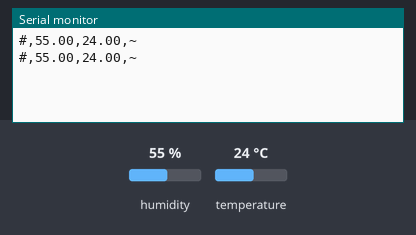
Recording of a sketch running on a simulated Arduino Uno, built with avr-gcc and run on an emulated ATmega328P. On the bench: the last lines printed to the serial monitor. The inputs (shaded band) are chosen by the test bench; at power-on: humidity 55 %, temperature 24 °C.

Above: at 4.8 s.
4.9 s: humidity set to 22 %
At 8.9 s:
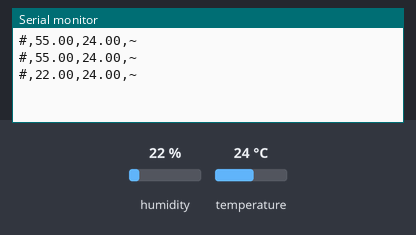
9.9 s: temperature set to 12 °C
At 12.9 s:
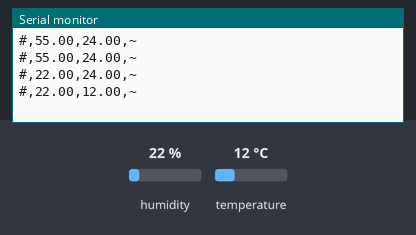
14.9 s: humidity set to 40 %
At 16.8 s:
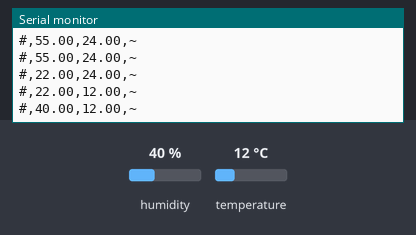
Timing chart, 0 to 18.3 s (numbered marks = the images above; inputs shaded):
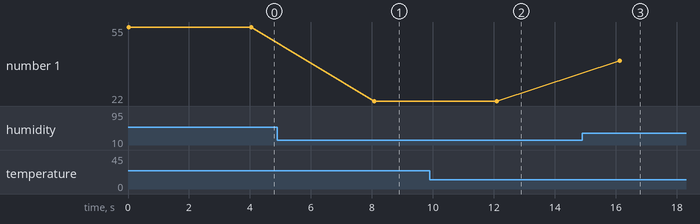

The sketch:

dht11_upload.ino
```cpp
#include<DHT.h>
DHT dht(2,DHT11);


void setup() {
  // put your setup code here, to run once:
  Serial.begin(9600);
  dht.begin();

}

void loop() {
  // put your main code here, to run repeatedly:
  float hum = dht.readHumidity();
  float temp = dht.readTemperature();

  if (isnan(hum)||isnan(temp))
  {
     return;
  }

  Serial.print("#");
  Serial.print(",");
  Serial.print(hum);
  Serial.print(",");
  Serial.print(temp);
  Serial.print(",");
  Serial.println("~");
  delay(4000);


}
```

Measured:
- after the input at 4.9 s, the serial monitor: prints a new line after 3.2 s (image 1)
- after the input at 9.9 s, the serial monitor: prints a new line after 2.2 s (image 2)
- after the input at 14.9 s, the serial monitor: prints a new line after 1.2 s (image 3)
- plotted number 1: 55 → 22 after the input at 4.9 s, 22 → 40 after the input at 14.9 s
